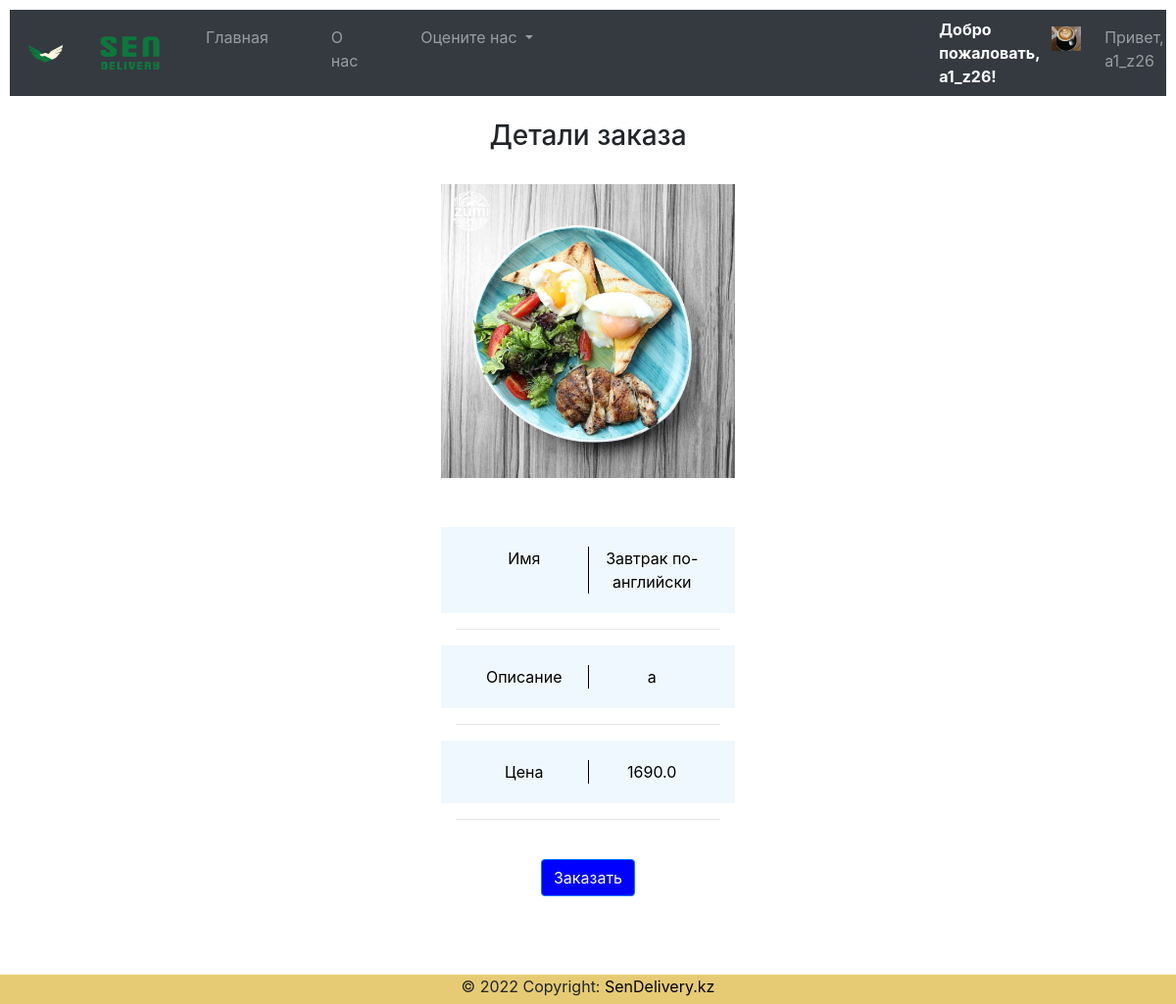
The page /details/Завтрак по-английски (signed in) on the database its author committed.
### cust/models.py (models this page shows, shortened)
class Client(models.Model):
    user=models.OneToOneField(User,on_delete=models.CASCADE)
    phone=models.CharField(max_length=14)
    address=models.CharField(max_length=200)
    city=models.CharField(max_length=40)
    prime=models.BooleanField(default=False)
    state=models.CharField(max_length=40)
    image=models.FileField(upload_to="clients/images/")

### Dish/models.py (models this page shows, shortened)
class MainDish(models.Model):
    EUROPEAN = 'European'
    BARMENU = 'Bar menu'
    BREAKFASTS = 'Breakfasts'
    SALADS = 'Salads'
    FIRSTCOURSE = 'First course'
    LAGMAN = 'Lagman'
    PIZZA = 'Pizza'
    EASTERN = 'Eastern'
    SNACK = 'Snack'
    MEAT = 'Steak Grill Shashlick'
    PANASIAN = 'Pan Asian'
    BAKERY = 'Bakery'
    GARNISH = 'Garnish Sauces'
    TYPE_CHOICES = [(EUROPEAN, 'European'), (BARMENU, 'Bar menu'), (BREAKFASTS, 'Breakfasts'), (SALADS, 'Salads'),(FIRSTCOURSE, 'First course'), (LAGMAN, 'Lagman'), (PIZZA, 'Pizza'), (EASTERN, 'Eastern'), (SNACK, 'Snack'), (MEAT, 'Steak Grill Shashlick'), (PANASIAN, 'Pan Asian'), (BAKERY, 'Bakery'), (GARNISH, 'Garnish Sauces')]
    name = models.CharField(max_length=40)
    type = models.CharField(max_length=100, choices=TYPE_CHOICES, default=BARMENU)
    desc = models.TextField(max_length=1000)
    image = models.FileField(upload_to='dishes/images/')
    price = models.IntegerField(default=0)

### FoodApp/views.py (the view)
# urls.py: path('details/<str:my_name>',views.details,name="details"),
def details(request, my_name):
    data = MainDish.objects.get(name=my_name)
    username = request.user.username
    user = User.objects.get(username=username)
    client = Client.objects.get(user=user)
    if client.prime == True:
        price = data.price * 1
    else:
        price = data.price
    context = {'data': data, 'client': client, 'price': price}
    return render(request, 'details.html', context)

### templates/details.html (shortened to what this page needs)
{% extends 'base.html' %}
{% load static %}
{% block body %}
<br>
<center><b><h3>Детали заказа</h3></b></center>
  <br>
  <center><img src="{{data.image.url}}" width="300px" height="300px" ></center>
<center><div class="container"  style="margin-top: 50px; ">
  <div class="row" style="padding:20px; background-color:aliceblue; color: black">
   <div class="col-sm" style="border-right:0.25px solid black ; ">
    	<center> Имя</center>
    </div>
    <div class="col-sm" style="color:black;">
     {{data.name}}
    </div>
  </div>
<hr>
  <div class="row" style="padding:20px; background-color:aliceblue ; color: black; ">
    <div class="col-sm" style="border-right:0.25px solid black; ">
    	<center>Описание</center>
    </div>
    <div class="col-sm" style="color:black; ">
     {{data.desc}}
    </div>
  </div>
  <hr>
  <div class="row" style="padding:20px; background-color:aliceblue; color: black">
    <div class="col-sm" style="border-right:0.25px solid black">
    	<center>Цена</center>
    </div>
    <div class="col-sm" style="color:black">
     {{data.price}}
    </div>
  </div>
  <hr>
  <br>
  <form action="/order/{{data.name}}" method="POST" >
    <center><input type="submit" class="btn btn-primary" value="Заказать" style="background-color:blue"></center>
  </form>
</div></center>
{% endblock %}

### templates/base.html (shortened to what this page needs)
<!doctype html>
{% load static %}
<html lang="en">
  <head>
    <link rel="stylesheet" href="{% static 'CSS/bootstrap.min.css' %}" >
  </head>
  <body>
    <nav class="navbar navbar-expand-lg navbar-dark bg-dark" style="color:black; background-color: lightcoral;">
      <a class="navbar-brand" href="{% static 'Images/MainDragon.png' %}"><img src="{% static 'Images/MainDragon.png' %}" width="40px" height="40px"></a>
      <a class="navbar-brand pr-1" href="\"><img src="{% static 'Images/Finallmage.png' %}" width="100px" height="40px"></a>
  <div class="collapse navbar-collapse" id="navbarSupportedContent">
    <ul class="navbar-nav mr-auto">
      <li {% if request.path == "/" %}class="nav-item active pr-5"{% else %}class="nav-item pr-5"{% endif %}>
        <a class="nav-link" href="\">Главная <span class="sr-only">(current)</span></a>
      </li>
      <li {% if request.path == "/about/" %}class="nav-item active pr-5"{% else %}class="nav-item pr-5"{% endif %}>
        <a class="nav-link" href="/about">О нас</a>
      </li>
      <li class="nav-item dropdown pr-5">
        <a class="nav-link dropdown-toggle" href="#" id="navbarDropdown" role="button" data-toggle="dropdown" aria-haspopup="true" aria-expanded="false">
          Оцените нас
        </a>
       {% if user.is_authenticated %}
       <li class="nav-item dropdown pr-5">
      </li>
      <li class="nav-item ml-6 pl-6">
<b><marquee style="color:white">Добро пожаловать, {{client.user.username}}!</marquee></b></h3>
       </li>
       <li class="nav-item pl-1">
         <a class="nav-link" href="{{ client.image.url }}"><img src="{{ client.image.url }}" alt="" width=30px height=25px></a>
       </li>
	   <li class="nav-item dropdown pl-2">
        <a class="nav-link dropdown" href="#" id="navbarDropdown" role="button" data-toggle="dropdown" aria-haspopup="true" aria-expanded="false">
          Привет, {{ user.get_username }}
        </a>
      </li>
        </li>
    {% endif %}
</ul>
  </div>
</nav>
{% block body %}
{% endblock %}
    <center>
<footer class="page-footer font-small blue">
  <div class="footer-copyright text-center">© 2022 Copyright:
    <a href="\" style="color:black"> SenDelivery.kz</a>
  </div>
</footer>
</center>
  </body>
</html>

### rows shown on the page
Client: user.username "a1_z26", image (picture)
MainDish: image (picture), name "Завтрак по-английски", desc "а", price "1690.0"

### other values the page prints
{{ user.get_username }} "a1_z26"
